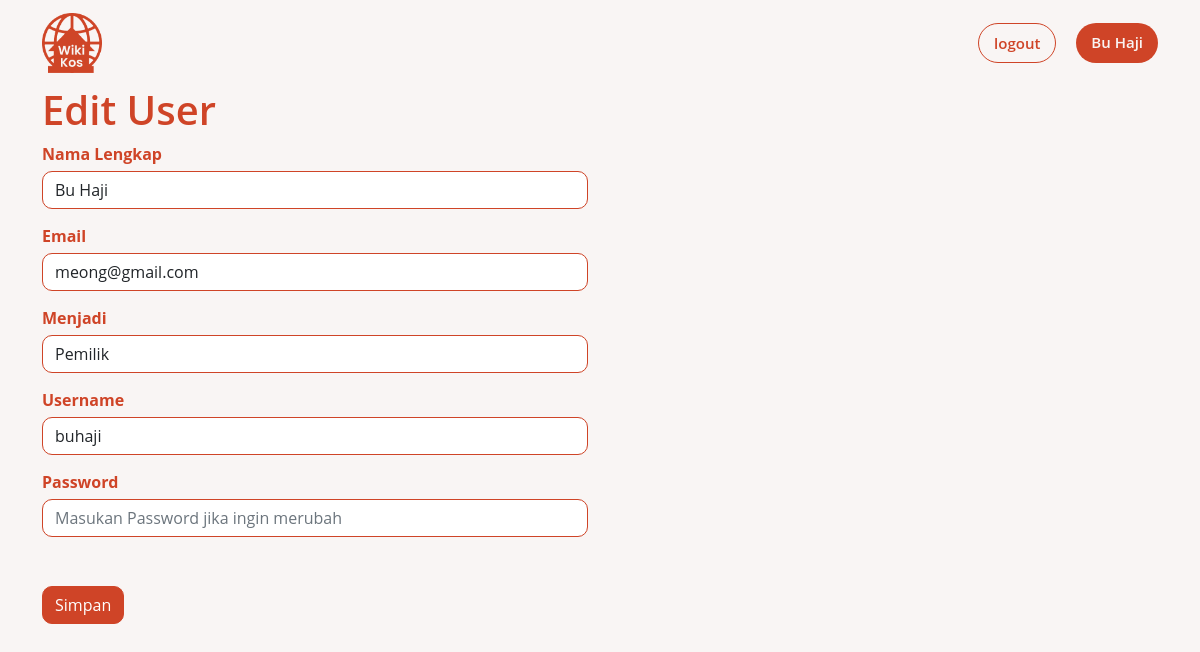
The app's page /dashboard.php?p=edit-user&id-user=28 (signed in) with its own data.
### tables this page shows
CREATE TABLE `user` (
  `id_user` int(11) NOT NULL,
  `username` varchar(10) NOT NULL,
  `password` varchar(100) NOT NULL,
  `email` varchar(100) NOT NULL,
  `fullname` varchar(30) NOT NULL,
  `level` int(1) NOT NULL
);

### class/class.User2.php (called while the page is built, shortened)
<?php
class User2 extends Connection2
{
    private $idUser;
    public function __get($atribute)
    {
        if (property_exists($this, $atribute)) {
            return $this->$atribute;
        }
    }
    public function getUserData()
    {
        $sql = "SELECT * FROM user WHERE id_user = :id_user";
        $stmt = $this->conn->prepare($sql);
        $stmt->bindParam(':id_user', $this->idUser);
        $stmt->execute();
        $count = $stmt->rowCount();
        if ($count == 1) {
            $result   = $stmt->fetch(PDO::FETCH_ASSOC);
            $this->idUser = $result['id_user'];
            $this->username = $result['username'];
            $this->email = $result['email'];
            $this->fullname = $result['fullname'];
            $this->level = $result['level'];
        }
    }
}

### inc.connection2.php (called while the page is built, shortened)
<?php
class Connection2
{
    private $servername = "localhost";
    private $username = "root";
    private $password = "";
    private $dbname = "wikikos_db";
    function connect()
    {
        $this->conn = new PDO("mysql:host=$this->servername;dbname=$this->dbname", $this->username, $this->password);
    }
}

### pages/edit-user.php (the view, shortened to what this page needs)
<?php
$idUser = $_GET['id-user'];
$user = new User2();
$user->idUser = $idUser;
$user->getUserData();
?>
<div class="container" id="edit-user">
    <h1>Edit User</h1>
    <form action="?p=edit-user-action" method="post" enctype="multipart/form-data">
        <div class="row align-items-start">
            <div class="col">
                <div class="form-group">
                    <label>Nama Lengkap</label>
                    <input type="text" class="form-control" placeholder="Nama Lengkap" name="namaLengkap" value="<?php echo $user->fullname; ?>" required>
                </div>
                <div class="form-group">
                    <label>Email</label>
                    <input type="email" class="form-control" placeholder="Email" name="email" value="<?php echo $user->email; ?>" required>
                </div>
                <div class="form-group">
                    <label>Menjadi</label>
                    <select class="form-control" name="level">
                        <option value="1" <?php if ($user->level == 1) echo 'selected="selected"'; ?>>Pemilik</option>
                    </select>
                </div>
                <div class="form-group">
                    <label>Username</label>
                    <input type="text" class="form-control" placeholder="Username" name="username" value="<?php echo $user->username; ?>" required>
                </div>
                <div class="form-group">
                    <label>Password</label>
                    <input class="form-control" placeholder="Masukan Password jika ingin merubah" name="password">
                </div>
                <br>
                <button type="submit" class="btn btn-primary">Simpan</button>
            </div>
        </div>
    </form>
</div>

### style.css (style rules this page uses)
:root { --orange_black : #8f301d; --orange: #cf4427; --background: #f9f5f4; --brown: #ebe2c3; }
body { background-color: var(--background); font-family: "Open Sans", sans-serif; }
#edit-user h1 { color: var(--orange); font-weight: 600; }
#edit-user form .form-group label { color: var(--orange); font-weight: bold; margin-bottom: 5px; }
#edit-user form .form-group input { margin-bottom: 15px; border: 1px solid var(--orange); border-radius: 10px; }
#edit-user form .form-group select { margin-bottom: 15px; border: 1px solid var(--orange); border-radius: 10px; }
#edit-user form button { margin-bottom: 15px; background: var(--orange); border-radius: 10px; border: 1px solid var(--orange); margin-top: 10px; }

### records on screen
user: namaLengkap "Bu Haji", email "meong@gmail.com", level "Pemilik", username "buhaji"

### other values on screen
$fullname "Bu Haji"
